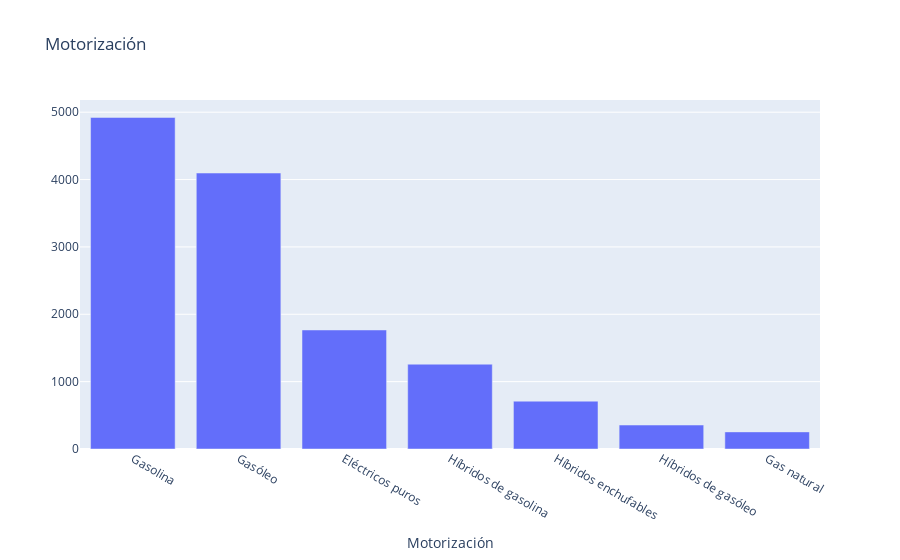

Notebook source saved alongside this figure:
### Code cell
funcion_bar_motorizacion(df_coches)

### Figure 1 — Plotly figure (JSON) as saved in the notebook; plotly's stock layout.template omitted (floating-point values rounded to 4 significant figures)
{"data": [{"alignmentgroup": "True", "hovertemplate": "Motorización=%{x}<br>=%{y}<extra></extra>", "legendgroup": "", "marker": {"color": "#636efa", "pattern": {"shape": ""}}, "name": "", "offsetgroup": "", "orientation": "v", "showlegend": false, "textposition": "auto", "type": "bar", "x": ["Gasolina", "Gasóleo", "Eléctricos puros", "Híbridos de gasolina", "Híbridos enchufables", "Híbridos de gasóleo", "Gas natural"], "xaxis": "x", "y": [4922, 4097, 1767, 1259, 710, 356, 254], "yaxis": "y"}], "layout": {"autosize": true, "barmode": "relative", "legend": {"tracegroupgap": 0}, "title": {"text": "Motorización"}, "xaxis": {"anchor": "y", "autorange": true, "domain": [0, 1], "range": [-0.5, 6.5], "title": {"text": "Motorización"}, "type": "category"}, "yaxis": {"anchor": "x", "autorange": true, "domain": [0, 1], "range": [0, 5181.0], "title": {"text": ""}, "type": "linear"}}}
